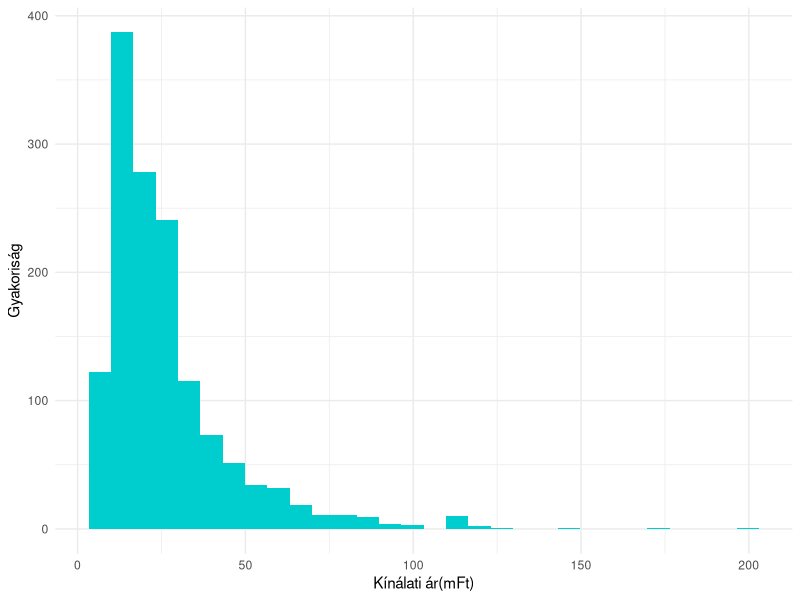
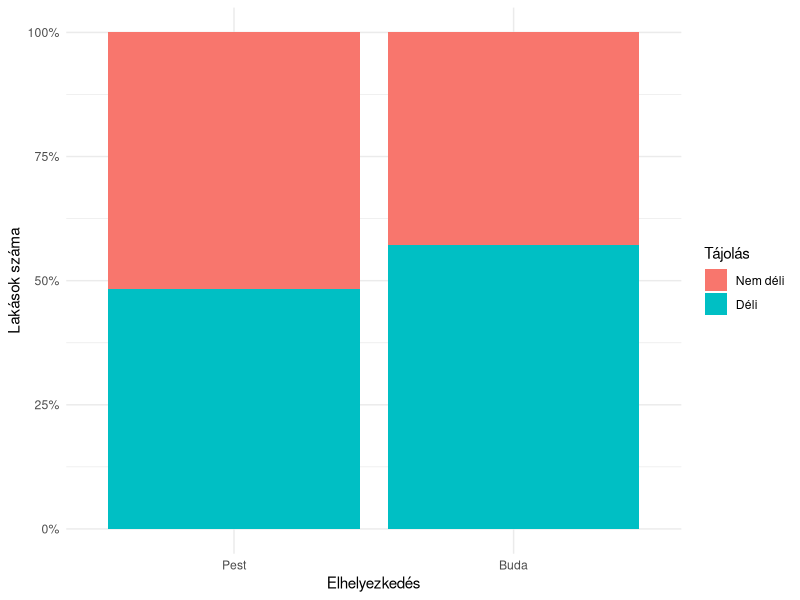
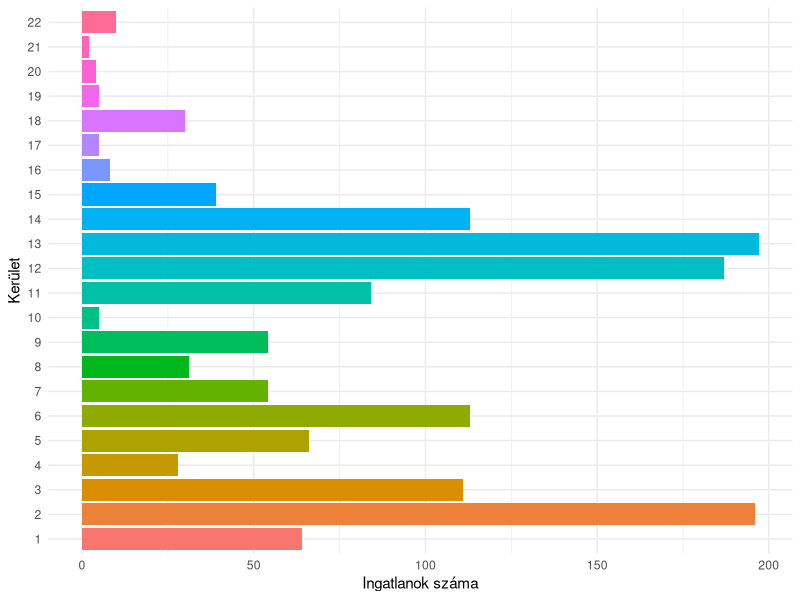
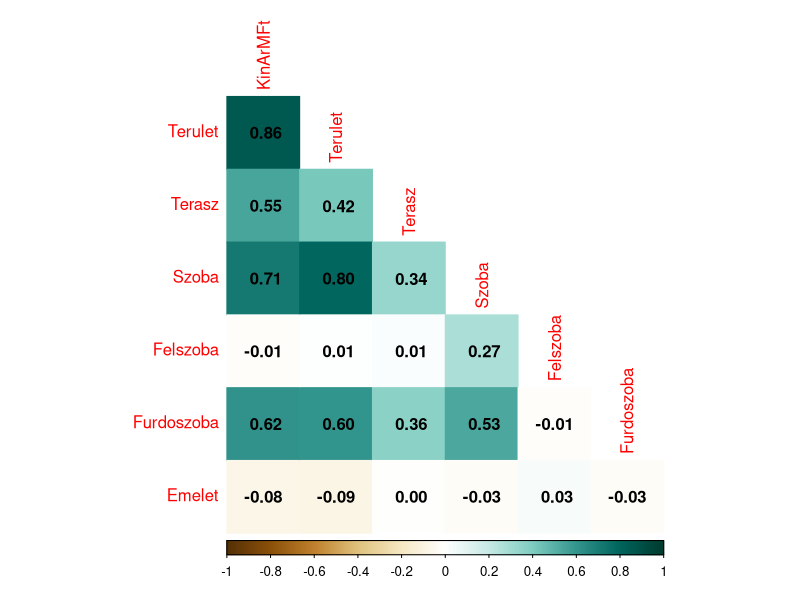

R code for these plots, in order:
## ---- chunk 1
knitr::opts_chunk$set(echo = TRUE)
## ---- chunk 2
library(tidyverse)
library(psych)
library(corrplot)
library(lmtest)
library(knitr)
## ---- chunk 3
df = read.csv("BP_Lakas.csv", sep = ";", dec = ",")
kable(head(df))
## ---- chunk 4
df[,c(8:10)] = lapply(df[,c(8:10)], factor)
## ---- chunk 5
kable(describe(df[,-c(8:10)]))
## ---- chunk 6
ggplot(df, aes(KinArMFt))+
  geom_histogram(fill = "cyan3")+
  theme_minimal()+
  labs(x = "Kínálati ár(mFt)", y = "Gyakoriság")
## ---- chunk 7
ggplot(df, aes(x = Buda, fill = DeliTaj))+
  geom_bar(position = "fill")+
  scale_y_continuous(labels = scales::percent)+
  scale_x_discrete(labels = c("0" = "Pest", "1" = "Buda"))+
  scale_fill_discrete(labels = c("0" = "Nem déli", "1" = "Déli"))+
  theme_minimal()+
  labs(x = "Elhelyezkedés", y = "Lakások száma", fill = "Tájolás")
## ---- chunk 8
dummy_table = table(df$DeliTaj,df$Buda)
rownames(dummy_table) = c("Nem déli", "Déli")
colnames(dummy_table) = c("Pest","Buda")
kable(addmargins(dummy_table))
## ---- chunk 9
ggplot(df,aes(y = Kerulet, fill = Kerulet))+
  geom_bar(position = "dodge", stat = "count")+
  theme_minimal()+
  theme(legend.position = "none")+
  labs(x = "Ingatlanok száma", y = "Kerület")
## ---- chunk 10
corrplot(cor(df[,1:7]), addCoef.col = "black", method = "color", col = COL2("BrBG"), diag = F, type = "lower")
## ---- chunk 11
alapmodell = lm(KinArMFt ~ .,df)
summary(alapmodell)
## ---- chunk 12
szukitett_modell1 = lm(KinArMFt ~ Terulet + Terasz + Szoba + Felszoba + Furdoszoba + Emelet + DeliTaj + Buda,df)

AIC(alapmodell, szukitett_modell1)
BIC(alapmodell, szukitett_modell1)
## ---- chunk 13
szukitett_modell2 = lm(KinArMFt ~ Terulet + Terasz + Szoba + Felszoba + Furdoszoba + DeliTaj + Buda,df)

waldtest(szukitett_modell1,szukitett_modell2)
## ---- chunk 14
szukitett_modell3 = lm(KinArMFt ~ Terulet + Terasz + Szoba + Furdoszoba + Emelet + DeliTaj + Buda,df)

waldtest(szukitett_modell1,szukitett_modell3)
